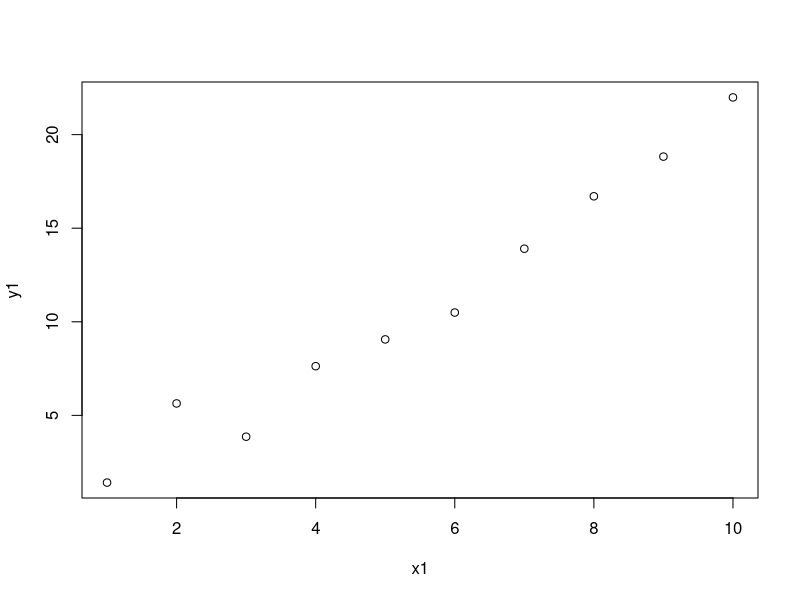
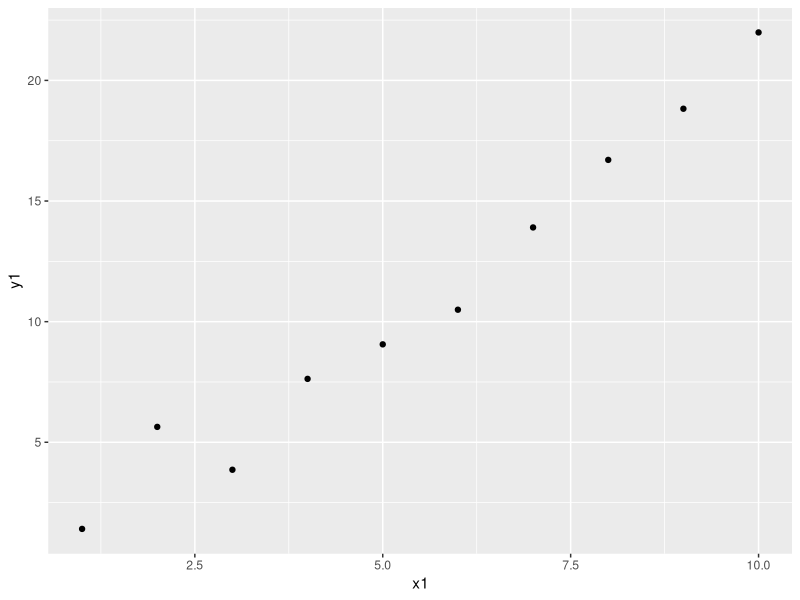

The R script that drew these images, in order:
x1<-1:10
y1<-1+2*x1 + rnorm(10,mean=0,sd=2)
plot(x1,y1)


library(ggplot2)

df<-data.frame(x1, y1)
ggplot(df, aes(x=x1, y=y1))+geom_point()
